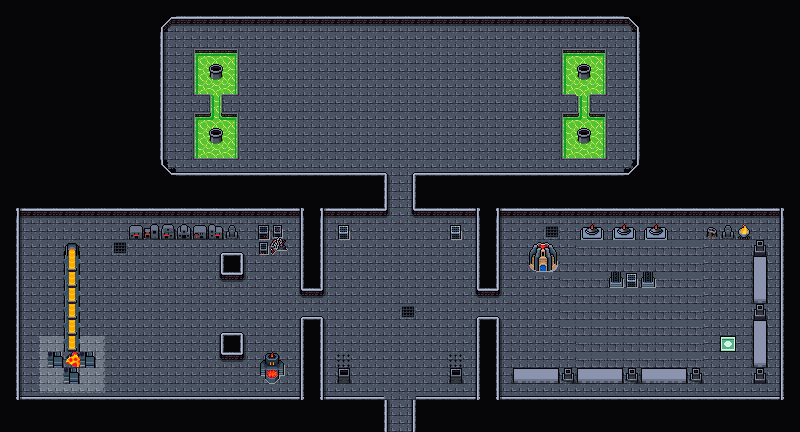

The image is a tile-based game level rendered from a .tmx file. Its description and source (layers, tilesets, objects; grid data summarised) follow:
An orthogonal 50x27 tile map with 16x16 px tiles, 4 tile layers (Collision, Floor and Walls, Walls Supplementary, Clutter), 2 tilesets and 27 objects.

<map version="1.10" tiledversion="1.10.1" orientation="orthogonal" renderorder="right-down" width="50" height="27" tilewidth="16" tileheight="16" infinite="0" nextlayerid="9" nextobjectid="98">
 <editorsettings>
  <export target="wastetown..tmx" format="tmx" />
 </editorsettings>
 <properties>
  <property name="dungeonEffect">{
  "startBattleWithCard": [ "Titania's Song|ATQ|ATQ" ],
}</property>
 </properties>
 <tileset firstgid="1" source="../../tileset/main.tsx" />
 <tileset firstgid="10113" source="../../tileset/buildings.tsx" />
 <layer id="6" name="Collision" width="50" height="27">
  <data>[1350 cells, 246 non-empty, 7 distinct tile ids]</data>
 </layer>
 <layer id="7" name="Floor and Walls" width="50" height="27">
  <data>[1350 cells, 917 non-empty, 20 distinct tile ids]</data>
 </layer>
 <layer id="8" name="Walls Supplementary" width="50" height="27">
  <data>[1350 cells, 98 non-empty, 14 distinct tile ids]</data>
 </layer>
 <layer id="3" name="Clutter" width="50" height="27">
  <properties>
   <property name="spriteLayer" type="bool" value="true" />
  </properties>
  <data>[1350 cells, 415 non-empty, 71 distinct tile ids]</data>
 </layer>
 <objectgroup id="4" name="Objects">
  <object id="38" template="../../obj/entry_up.tx" x="392.003" y="430.664">
   <properties>
    <property name="teleport" value="" />
   </properties>
  </object>
  <object id="50" template="../../obj/enemy.tx" x="167.442" y="360.525">
   <properties>
    <property name="enemy" value="Goblin Artificer" />
    <property name="threatRange" type="int" value="30" />
    <property name="waypoints" value="85,wait1,84" />
   </properties>
  </object>
  <object id="62" template="../../obj/gold.tx" x="612.2" y="163.276" />
  <object id="65" template="../../obj/gold.tx" x="718.376" y="387.094" />
  <object id="66" template="../../obj/gold.tx" x="172.877" y="109.076" />
  <object id="68" template="../../obj/enemy.tx" x="161.837" y="296.881">
   <properties>
    <property name="enemy" value="Goblin Artificer" />
    <property name="threatRange" type="int" value="30" />
    <property name="waypoints" value="86,87,83" />
   </properties>
  </object>
  <object id="69" template="../../obj/enemy.tx" x="622.514" y="340.31">
   <properties>
    <property name="enemy" value="Construct" />
    <property name="threatRange" type="int" value="30" />
    <property name="waypoints" value="90,91,96,91" />
   </properties>
  </object>
  <object id="72" template="../../obj/gold.tx" x="34.7974" y="292.312" />
  <object id="73" template="../../obj/enemy.tx" x="391.834" y="231.5">
   <properties>
    <property name="enemy" value="Construct" />
    <property name="threatRange" type="int" value="30" />
   </properties>
  </object>
  <object id="74" template="../../obj/enemy.tx" x="398.667" y="110">
   <properties>
    <property name="effect">{ "startBattleWithCardInCommandZone": [ "Slobad's Boss Effect"]
}</property>
    <property name="enemy" value="Slobad" />
    <property name="threatRange" type="int" value="90" />
    <property name="waypoints" value="92,93,95,94" />
   </properties>
  </object>
  <object id="79" template="../../obj/manashards.tx" x="510" y="238" />
  <object id="80" template="../../obj/manashards.tx" x="615" y="70" />
  <object id="81" template="../../obj/manashards.tx" x="175" y="50" />
  <object id="82" template="../../obj/manashards.tx" x="30" y="243" />
  <object id="83" template="../../obj/waypoint.tx" x="158" y="264" />
  <object id="84" template="../../obj/waypoint.tx" x="237" y="381.667" />
  <object id="85" template="../../obj/waypoint.tx" x="91" y="376" />
  <object id="86" template="../../obj/waypoint.tx" x="238" y="321" />
  <object id="87" template="../../obj/waypoint.tx" x="101" y="297" />
  <object id="90" template="../../obj/waypoint.tx" x="680.333" y="262.667" />
  <object id="91" template="../../obj/waypoint.tx" x="679.333" y="346.667" />
  <object id="92" template="../../obj/waypoint.tx" x="504.667" y="54.3333" />
  <object id="93" template="../../obj/waypoint.tx" x="502.667" y="151" />
  <object id="94" template="../../obj/waypoint.tx" x="314.667" y="57.3333" />
  <object id="95" template="../../obj/waypoint.tx" x="314" y="148.667" />
  <object id="96" template="../../obj/waypoint.tx" x="563.667" y="343.667" />
  <object id="97" template="../../obj/booster.tx" x="401" y="43">
   <properties>
    <property name="reward">[
  {
    "editions": [ "DMU" ],
    "type": "card",
    "count": 10,
    "rarity": [ "Common" ]
  },
  {
    "editions": [ "DMU" ],
    "type": "card",
    "count": 3,
    "rarity": [ "Uncommon" ]
  },
  {
    "editions": [ "DMU" ],
    "type": "card",
    "count": 1,
    "rarity": [ "Rare", "Mythic Rare" ]
  }
]
</property>
   </properties>
  </object>
 </objectgroup>
</map>
